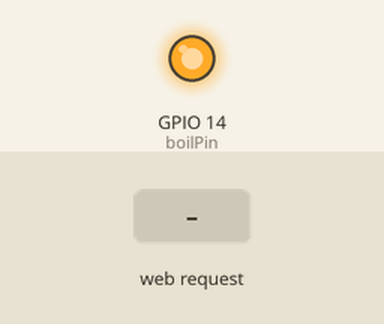
Bench run of a sketch on a simulated ESP8266 (NodeMCU). On the bench: output pins drawn as LEDs (lit = HIGH). Inputs (shaded band) come from the test bench. WiFi joins after 1.5 s; servers stay silent unless stated; what the sketch prints to the serial monitor is not drawn.

Above: at 2.7 s.
2.8 s: HTTP request GET /servo?value=1 received
At 3.6 s:
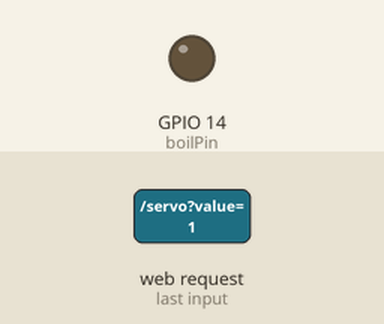
4.3 s: HTTP request GET /servo received
At 4.7 s:
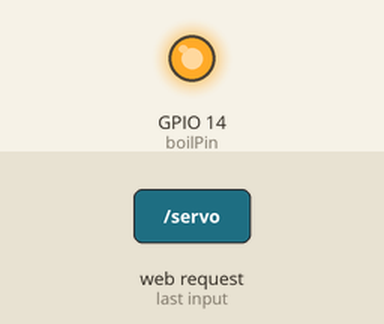
Timing chart, 0 to 7.3 s (numbered marks = the images above; inputs shaded):
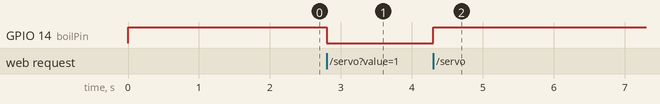

The sketch:

httprelay.ino
```cpp
#include <ESP8266WiFi.h>
#include <ESP8266WebServer.h>

const char* ssid = "ree";
const char* pass = "ree";
ESP8266WebServer server(80);
static const uint8_t boilPin   = 14; //D5
void setup(void) {
  Serial.begin(115200);
  Serial.println("");
  pinMode(boilPin, OUTPUT);      // sets the digital pin as output
  digitalWrite(boilPin, HIGH);

  WiFi.mode(WIFI_STA);

  WiFi.begin(ssid, pass);
  //Wait for connection
  while (WiFi.status() != WL_CONNECTED) {
    delay(500);
    Serial.print(".");
  }

  Serial.println("");
  Serial.print("Connected to ");
  Serial.println(ssid);
  Serial.print("IP address: ");
  Serial.println(WiFi.localIP());

  server.on("/", []() {
    server.send(200, "text/plain", "Open /servo?value=1 to control boiler");
  });


  server.on("/servo", []() {
    String sval = server.arg("value");
    int ival = sval.toInt();
    Serial.print("Servo: ");
    Serial.println(ival);
    if (ival == 1)
    {
      digitalWrite(boilPin, LOW); //active low also
      digitalWrite(LED_BUILTIN, LOW); //led active low
    }
    else {
      digitalWrite(boilPin, HIGH); //active low also
      digitalWrite(LED_BUILTIN, HIGH); //led active low
    }

    server.send(200, "text/plain", String(ival, DEC));

  });

  server.begin();
  Serial.println("HTTP server started");

}

void loop(void) {

  server.handleClient();
}
```

Measured:
- after the input at 2.8 s, GPIO 14 (boilPin): HIGH → LOW at once
- after the input at 4.3 s, GPIO 14 (boilPin): LOW → HIGH at once
